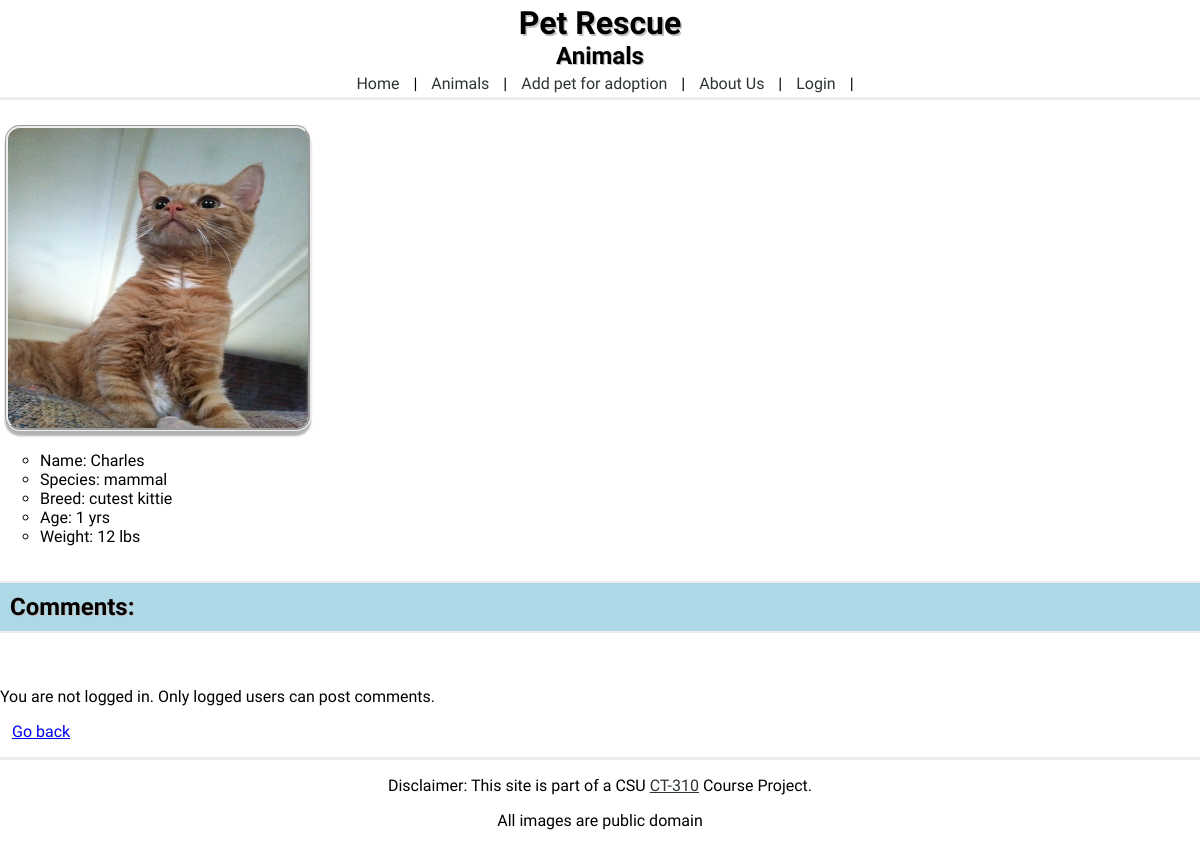
/animal_view.php?id=2, run on the app's committed database.
### tables this page shows
CREATE TABLE animals(
       id INTEGER PRIMARY KEY ASC,
       pet_image_path varchar(20),
       pet_name varchar(15),
       pet_species varchar(8),
       pet_breed varchar(10),
       pet_age int(3),
       pet_description varchar(145),
       pet_weight int(3)
, pet_comments varchar(1000));

### animal_view.php (the view, shortened to what this page needs)
<!DOCTYPE html>
<html>
  <head>
    <?php
      include 'header.php';
	  $db = new database();
    ?>
  </head>
  <body>
    <div class="pageContents">
      <?php
      include "navbar.php";
      ?>
      <?php
	  $query = "SELECT * FROM animals WHERE id=".$_GET['id'].";";
		$result = $db->query($query);
		foreach($result as $row)
		{?>
			<p>
			<img class="animalPhoto" src="<?php echo $row['pet_image_path'];?>" width="300px" height="300px" /><br>
      <ul class="animalEntry">
			    <li>Name: <?php echo $row['pet_name'];?></li>
			    <li>Species: <?php echo $row['pet_species'];?></li>
			    <li>Breed: <?php echo $row['pet_breed'];?></li>
			    <li>Age: <?php echo $row['pet_age'];?> yrs</li>
			    <li>Weight: <?php echo $row['pet_weight'];?> lbs</li>
      </ul>
			<br>
			<div class="about_us_header"><h2 class="abtUsText">Comments:</h2></div>
			<br><?php echo $row['pet_comments'];?><br>
			</p>
		<?php }
      ?>
      <?php
        $valid_login = isset($_SESSION['USERNAME']);
        if( $valid_login ):
      ?>
        <form method="post" action="animal_view.php">
          <textarea name="comment_content"></textarea>
          <input type="hidden" name="COMMENT_SUBMIT">
          <input type="hidden" name="origin_get_id" value=<?php echo "\"".$_GET['id']."\"" ?> >
          <input type="submit" value="Post">
        </form>
		<p>You are logged in as <?php echo $_SESSION['USERNAME'] ?></p>
      <?php else: ?>
        <p> You are not logged in. Only logged users can post comments. </p>
		<?php endif;
      ?>
    </div>
	<p id="go_back"><a href="animal_listings.php">Go back</a></p>
    <?php include 'footer.php'; ?>
  </body>
</html>

### style.css (style rules this page uses)
body { -webkit-text-size-adjust: 100%; background-size: cover; font-family: 'Open Sans Condensed', sans-serif; margin: 0px; }
header h1, h2, h3, h4 { margin: 0px; text-shadow: 0.05em 0.05em #C4C4C4; }
.animalPhoto { border-style: groove; border-radius: 15px; box-shadow: 0 5px 2px rgba(0, 0, 0, .3), inset 0 1px 0 rgba(255, 255, 255, .5); margin-left: 5px; margin-top: 5px; }
ul.animalEntry { list-style-type: circle; }
.about_us_header { border-top: 2px solid #EDEDED; border-bottom: 2px solid #EDEDED; background-color: #ADD8E6; padding: 10px; }
#go_back { margin-left: 12px; text-decoration: underline; }

### data on the page
animals: pet_image_path (picture), pet_name "Charles", pet_species "mammal", pet_breed "cutest kittie", pet_age "1", pet_weight "12"

### other printed values
$heading "Animals"
